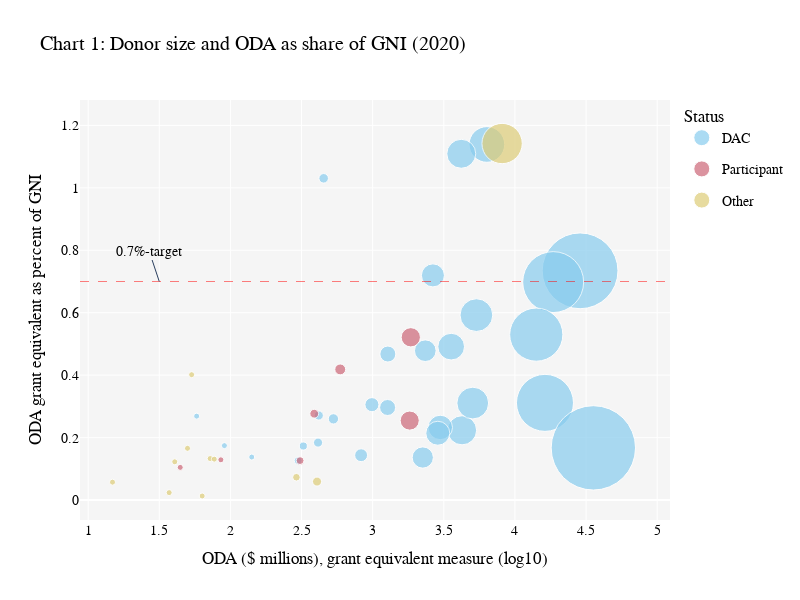

This figure's notebook cell:
### Code cell
status_colors = px.colors.qualitative.Safe[:3]
status_in_order = ['DAC', 'Participant', 'Other']

fig2 = go.Figure()

for status, color in zip(status_in_order, status_colors):
    trace_mask = oda_main['status'] == status
    trace_data = oda_main.loc[trace_mask, :]
    fig2.add_trace(
        go.Scatter(x=trace_data['ODA, grant equivalent measure (log)'],
                   y=trace_data['ODA grant equivalent as percent of GNI'],
                   name=status,
                   mode='markers',
                   marker=dict(
                            color=color,
                            sizemin=3,
                            sizemode='area',
                            sizeref=10,
                            size=trace_data['ODA, grant equivalent measure'],
                        ),
                    text=trace_data['Donor'],
                    hovertemplate="%{text} <br>Share of GNI: %{y:.2f}% <br>Total: %{marker.size:$,.2f} million",
                    legendgroup=status,
                    showlegend=True
                )
    )
fig2.add_hline(y=0.7, line_width=0.5, line_dash="dash", line_color="red")
fig2.add_annotation(x=1.5, y=0.70, text='0.7%-target')

fig2.update_layout(title='Chart 1: Donor size and ODA as share of GNI (2020)', font_family='Montserrat', font_color='black',
                   font_size=14,
                   legend=dict(title='Status'), plot_bgcolor='rgb(245, 245, 245)',
                   width=800, height=600)
fig2.update_xaxes(title="ODA ($ millions), grant equivalent measure (log10)")
fig2.update_yaxes(title="ODA grant equivalent as percent of GNI")
fig2.show()

### Figure 1 — Plotly figure (JSON) as saved in the notebook; plotly's stock layout.template omitted (floating-point values rounded to 4 significant figures)
{"data": [{"hovertemplate": "%{text} <br>Share of GNI: %{y:.2f}% <br>Total: %{marker.size:$,.2f} million", "legendgroup": "DAC", "marker": {"color": "rgb(136, 204, 238)", "size": [413.0, 829.2, 6349.0, 4248.0, 1273.0, 325.4, 90.73, 2987.0, 2869.0, 2344.0, 4196.0, 987.8, 299.1, 16260.0, 28710.0, 57.9, 3563.0, 35580.0, 18570.0, 2652.0, 1278.0, 14120.0, 5052.0, 417.9, 141.2, 5359.0, 452.3, 529.7, 2250.0], "sizemin": 3, "sizemode": "area", "sizeref": 10}, "mode": "markers", "name": "DAC", "showlegend": true, "text": ["Portugal", "Poland", "Sweden", "Italy", "Austria", "Greece", "Slovenia", "Spain", "Australia", "Belgium", "Norway", "Ireland", "Czech Republic", "Japan", "Germany", "Iceland", "Switzerland", "United States", "United Kingdom", "Denmark", "Finland", "France", "Canada", "Hungary", "Slovak Republic", "Netherlands", "Luxembourg", "New Zealand", "Korea"], "type": "scatter", "x": [2.616, 2.919, 3.803, 3.628, 3.105, 2.512, 1.958, 3.475, 3.458, 3.37, 3.623, 2.995, 2.476, 4.211, 4.458, 1.763, 3.552, 4.551, 4.269, 3.423, 3.107, 4.15, 3.703, 2.621, 2.15, 3.729, 2.655, 2.724, 3.352], "y": [0.184, 0.1436, 1.139, 0.2234, 0.2964, 0.173, 0.1743, 0.2326, 0.214, 0.4783, 1.109, 0.3055, 0.1263, 0.3113, 0.7342, 0.2688, 0.4913, 0.1671, 0.6981, 0.7196, 0.4676, 0.5299, 0.3106, 0.2708, 0.1377, 0.5923, 1.03, 0.2601, 0.1363]}, {"hovertemplate": "%{text} <br>Share of GNI: %{y:.2f}% <br>Total: %{marker.size:$,.2f} million", "legendgroup": "Participant", "marker": {"color": "rgb(204, 102, 119)", "size": [1853.0, 85.72, 308.9, 388.4, 1821.0, 44.38, 591.5], "sizemin": 3, "sizemode": "area", "sizeref": 10}, "mode": "markers", "name": "Participant", "showlegend": true, "text": ["United Arab Emirates", "Bulgaria", "Romania", "Kuwait", "Saudi Arabia", "Azerbaijan", "Qatar"], "type": "scatter", "x": [3.268, 1.933, 2.49, 2.589, 3.26, 1.647, 2.772], "y": [0.5213, 0.1289, 0.1263, 0.2766, 0.2545, 0.1046, 0.4184]}, {"hovertemplate": "%{text} <br>Share of GNI: %{y:.2f}% <br>Total: %{marker.size:$,.2f} million", "legendgroup": "Other", "marker": {"color": "rgb(221, 204, 119)", "size": [72.02, 49.93, 8124.0, 53.4, 40.62, 291.0, 76.99, 406.4, 37.11, 14.83, 63.34], "sizemin": 3, "sizemode": "area", "sizeref": 10}, "mode": "markers", "name": "Other", "showlegend": true, "text": ["Lithuania", "Estonia", "Türkiye", "Malta", "Latvia", "Israel", "Croatia", "Chinese Taipei", "Kazakhstan", "Cyprus", "Thailand"], "type": "scatter", "x": [1.857, 1.698, 3.91, 1.728, 1.609, 2.464, 1.886, 2.609, 1.569, 1.171, 1.802], "y": [0.1329, 0.1657, 1.142, 0.4015, 0.1225, 0.07307, 0.131, 0.05922, 0.02379, 0.05735, 0.01299]}], "layout": {"annotations": [{"text": "0.7%-target", "x": 1.5, "y": 0.7}], "font": {"color": "black", "family": "Montserrat", "size": 14}, "height": 600, "legend": {"title": {"text": "Status"}}, "plot_bgcolor": "rgb(245, 245, 245)", "shapes": [{"line": {"color": "red", "dash": "dash", "width": 0.5}, "type": "line", "x0": 0, "x1": 1, "xref": "x domain", "y0": 0.7, "y1": 0.7, "yref": "y"}], "title": {"text": "Chart 1: Donor size and ODA as share of GNI (2020)"}, "width": 800, "xaxis": {"autorange": true, "range": [0.9425, 5.091], "title": {"text": "ODA ($ millions), grant equivalent measure (log10)"}, "type": "linear"}, "yaxis": {"autorange": true, "range": [-0.06388, 1.281], "title": {"text": "ODA grant equivalent as percent of GNI"}, "type": "linear"}}}
